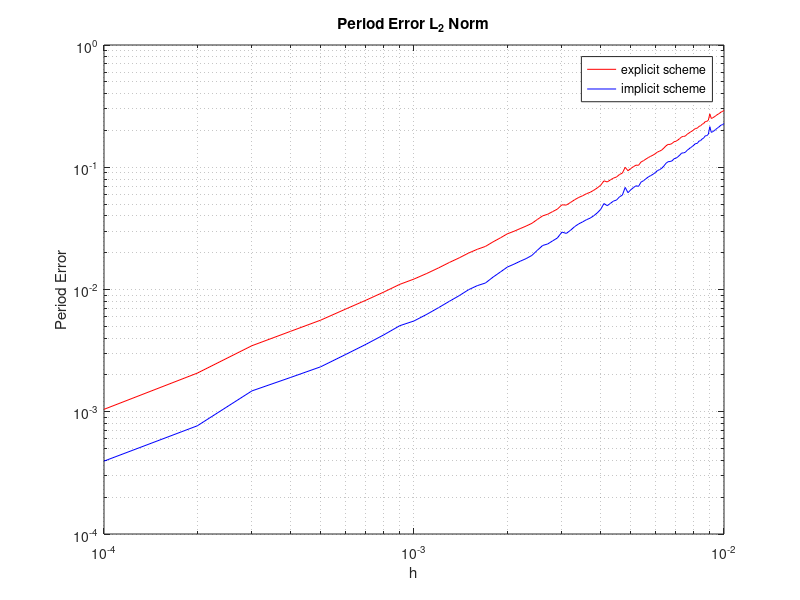
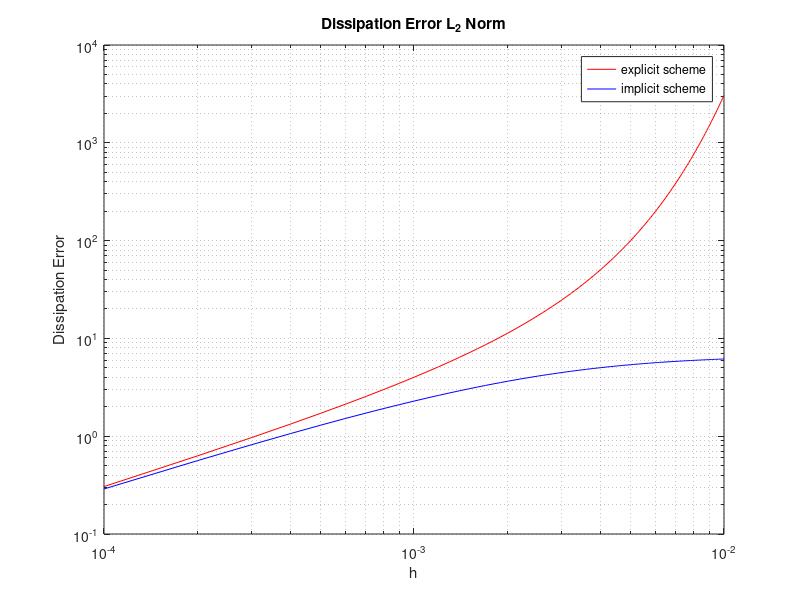

Reproduce these figures in MATLAB, in order.
% solve x''+100x=0, x(0)=1, x'(0)=0
% calculate the exact value of peak point
period_exact = zeros(1,47);
for ii = 1:47
    period_exact(1,ii) = ii*pi/10;
end
amplitude_exact = zeros(1,47);
for ii = 1:47
    amplitude_exact(1,ii) = (-1)^ii;
end


h_list = 0.0001:0.0001:0.01;
errorlist_period_1 = zeros(1,length(h_list));
errorlist_period_2 = zeros(1,length(h_list));
errorlist_amp_1 = zeros(1,length(h_list));
errorlist_amp_2 = zeros(1,length(h_list));

for jj = 1:length(h_list)
    q0 = [1;0];          % set initial condition
    h = h_list(jj);           % Time step
    t = 0:h:15;
    
    qstar = zeros(2,length(t));
    vstar = zeros(2,length(t));

    period_app1 = zeros(1,47);
    period_app2 = zeros(1,47);
    amplitude_app1 = zeros(1,47);
    amplitude_app2 = zeros(1,47);

% explicit scheme
    A1 = [1 h;-100*h 1];
    qstar(:,1) = q0;
    for ii = 1:length(t)-1
        qstar(:,ii+1) = A1*qstar(:,ii);
    end

% find the peak point of approximation
    kk = 1;
    for ii = 1:length(t)-2
        a1 = qstar(1,ii);
        a2 = qstar(1,ii+1);
        a3 = qstar(1,ii+2);
        if (a2-a1)*(a3-a2)<0
            amplitude_app1(1,kk) = a2;
            period_app1(1,kk) = h*(ii+1);
            kk = kk+1;
        end
     end

% implicit scheme
    v0 = [1;0];          % set initial condition
    mod = 1/(1+100*(h^2));
    A2 = [mod mod*h;-100*h*mod mod];
    vstar(:,1) = q0;
    for ii = 1:length(t)-1
        vstar(:,ii+1) = A2*vstar(:,ii);
    end

    % find the peak point of approximation
    kk = 1;
    for ii = 1:length(t)-2
        a1 = vstar(1,ii);
        a2 = vstar(1,ii+1);
        a3 = vstar(1,ii+2);
        if (a2-a1)*(a3-a2)<0
            amplitude_app2(1,kk) = a2;
            period_app2(1,kk) = h*(ii+1);
            kk = kk+1;
        end
    end

% calculate the error
    error_period_1 = norm(period_exact-period_app1);
    error_period_2 = norm(period_exact-period_app2);
    error_amp_1 = norm(amplitude_exact-amplitude_app1);
    error_amp_2 = norm(amplitude_exact-amplitude_app2);

% save the error
    errorlist_period_1(jj) = error_period_1;
    errorlist_period_2(jj) = error_period_2;
    errorlist_amp_1(jj) = error_amp_1;
    errorlist_amp_2(jj) = error_amp_2;
end

figure(1)
loglog(h_list,errorlist_period_1,'r',h_list,errorlist_period_2,'b');
grid minor
title('Period Error L_2 Norm');
xlabel('h');
ylabel('Period Error');
legend('explicit scheme','implicit scheme');

figure(2)
loglog(h_list,errorlist_amp_1,'r',h_list,errorlist_amp_2,'b');
grid minor
title('Dissipation Error L_2 Norm');
xlabel('h');
ylabel('Dissipation Error');
legend('explicit scheme','implicit scheme');

